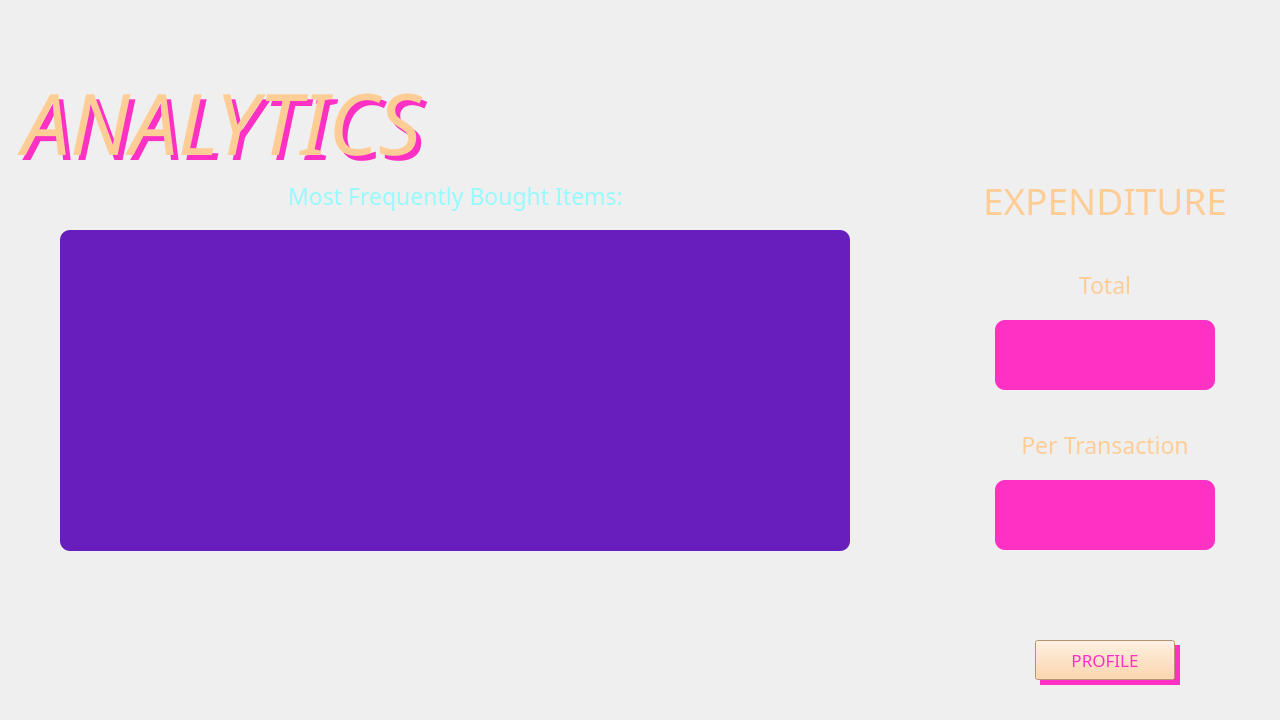
<?xml version="1.0" encoding="UTF-8"?>
<ui version="4.0">
 <class>customerAnalytics</class>
 <widget class="QMainWindow" name="customerAnalytics">
  <property name="geometry">
   <rect>
    <x>0</x>
    <y>0</y>
    <width>1280</width>
    <height>720</height>
   </rect>
  </property>
  <property name="windowTitle">
   <string>Analytics</string>
  </property>
  <widget class="QWidget" name="centralwidget">
   <widget class="QLabel" name="labelBackground">
    <property name="geometry">
     <rect>
      <x>0</x>
      <y>0</y>
      <width>1280</width>
      <height>720</height>
     </rect>
    </property>
    <property name="text">
     <string/>
    </property>
    <property name="pixmap">
     <pixmap>Images/Mesa de trabajo 1.png</pixmap><!--<a href="https://www.freepik.com/free-photos-vectors/background">Background vector created by pikisuperstar - www.freepik.com</a>-->
    </property>
    <property name="scaledContents">
     <bool>true</bool>
    </property>
    <property name="wordWrap">
     <bool>true</bool>
    </property>
   </widget>
   <widget class="QLabel" name="labelAnalytics">
    <property name="geometry">
     <rect>
      <x>0</x>
      <y>50</y>
      <width>1280</width>
      <height>130</height>
     </rect>
    </property>
    <property name="palette">
     <palette>
      <active>
       <colorrole role="WindowText">
        <brush brushstyle="SolidPattern">
         <color alpha="255">
          <red>254</red>
          <green>205</green>
          <blue>150</blue>
         </color>
        </brush>
       </colorrole>
      </active>
      <inactive>
       <colorrole role="WindowText">
        <brush brushstyle="SolidPattern">
         <color alpha="255">
          <red>254</red>
          <green>205</green>
          <blue>150</blue>
         </color>
        </brush>
       </colorrole>
      </inactive>
      <disabled>
       <colorrole role="WindowText">
        <brush brushstyle="SolidPattern">
         <color alpha="255">
          <red>120</red>
          <green>120</green>
          <blue>120</blue>
         </color>
        </brush>
       </colorrole>
      </disabled>
     </palette>
    </property>
    <property name="font">
     <font>
      <family>Josefin Sans SemiBold</family>
      <pointsize>64</pointsize>
      <weight>50</weight>
      <italic>true</italic>
      <bold>false</bold>
      <kerning>true</kerning>
     </font>
    </property>
    <property name="text">
     <string> ANALYTICS</string>
    </property>
    <property name="scaledContents">
     <bool>false</bool>
    </property>
    <property name="alignment">
     <set>Qt::AlignBottom|Qt::AlignLeading|Qt::AlignLeft</set>
    </property>
   </widget>
   <widget class="QLabel" name="labelAnalyticsShadow">
    <property name="geometry">
     <rect>
      <x>5</x>
      <y>55</y>
      <width>1280</width>
      <height>130</height>
     </rect>
    </property>
    <property name="palette">
     <palette>
      <active>
       <colorrole role="WindowText">
        <brush brushstyle="SolidPattern">
         <color alpha="255">
          <red>255</red>
          <green>49</green>
          <blue>196</blue>
         </color>
        </brush>
       </colorrole>
      </active>
      <inactive>
       <colorrole role="WindowText">
        <brush brushstyle="SolidPattern">
         <color alpha="255">
          <red>255</red>
          <green>49</green>
          <blue>196</blue>
         </color>
        </brush>
       </colorrole>
      </inactive>
      <disabled>
       <colorrole role="WindowText">
        <brush brushstyle="SolidPattern">
         <color alpha="255">
          <red>120</red>
          <green>120</green>
          <blue>120</blue>
         </color>
        </brush>
       </colorrole>
      </disabled>
     </palette>
    </property>
    <property name="font">
     <font>
      <family>Josefin Sans SemiBold</family>
      <pointsize>64</pointsize>
      <weight>50</weight>
      <italic>true</italic>
      <bold>false</bold>
      <kerning>true</kerning>
     </font>
    </property>
    <property name="text">
     <string> ANALYTICS </string>
    </property>
    <property name="scaledContents">
     <bool>false</bool>
    </property>
    <property name="alignment">
     <set>Qt::AlignBottom|Qt::AlignLeading|Qt::AlignLeft</set>
    </property>
   </widget>
   <widget class="QPushButton" name="pushButtonProfile">
    <property name="geometry">
     <rect>
      <x>1035</x>
      <y>640</y>
      <width>140</width>
      <height>40</height>
     </rect>
    </property>
    <property name="palette">
     <palette>
      <active>
       <colorrole role="WindowText">
        <brush brushstyle="SolidPattern">
         <color alpha="255">
          <red>255</red>
          <green>49</green>
          <blue>196</blue>
         </color>
        </brush>
       </colorrole>
       <colorrole role="Button">
        <brush brushstyle="SolidPattern">
         <color alpha="255">
          <red>254</red>
          <green>205</green>
          <blue>150</blue>
         </color>
        </brush>
       </colorrole>
       <colorrole role="Text">
        <brush brushstyle="SolidPattern">
         <color alpha="255">
          <red>255</red>
          <green>49</green>
          <blue>196</blue>
         </color>
        </brush>
       </colorrole>
       <colorrole role="ButtonText">
        <brush brushstyle="SolidPattern">
         <color alpha="255">
          <red>255</red>
          <green>49</green>
          <blue>196</blue>
         </color>
        </brush>
       </colorrole>
       <colorrole role="Base">
        <brush brushstyle="SolidPattern">
         <color alpha="255">
          <red>254</red>
          <green>205</green>
          <blue>150</blue>
         </color>
        </brush>
       </colorrole>
       <colorrole role="Window">
        <brush brushstyle="SolidPattern">
         <color alpha="255">
          <red>254</red>
          <green>205</green>
          <blue>150</blue>
         </color>
        </brush>
       </colorrole>
       <colorrole role="PlaceholderText">
        <brush brushstyle="SolidPattern">
         <color alpha="128">
          <red>255</red>
          <green>49</green>
          <blue>196</blue>
         </color>
        </brush>
       </colorrole>
      </active>
      <inactive>
       <colorrole role="WindowText">
        <brush brushstyle="SolidPattern">
         <color alpha="255">
          <red>255</red>
          <green>49</green>
          <blue>196</blue>
         </color>
        </brush>
       </colorrole>
       <colorrole role="Button">
        <brush brushstyle="SolidPattern">
         <color alpha="255">
          <red>254</red>
          <green>205</green>
          <blue>150</blue>
         </color>
        </brush>
       </colorrole>
       <colorrole role="Text">
        <brush brushstyle="SolidPattern">
         <color alpha="255">
          <red>255</red>
          <green>49</green>
          <blue>196</blue>
         </color>
        </brush>
       </colorrole>
       <colorrole role="ButtonText">
        <brush brushstyle="SolidPattern">
         <color alpha="255">
          <red>255</red>
          <green>49</green>
          <blue>196</blue>
         </color>
        </brush>
       </colorrole>
       <colorrole role="Base">
        <brush brushstyle="SolidPattern">
         <color alpha="255">
          <red>254</red>
          <green>205</green>
          <blue>150</blue>
         </color>
        </brush>
       </colorrole>
       <colorrole role="Window">
        <brush brushstyle="SolidPattern">
         <color alpha="255">
          <red>254</red>
          <green>205</green>
          <blue>150</blue>
         </color>
        </brush>
       </colorrole>
       <colorrole role="PlaceholderText">
        <brush brushstyle="SolidPattern">
         <color alpha="128">
          <red>255</red>
          <green>49</green>
          <blue>196</blue>
         </color>
        </brush>
       </colorrole>
      </inactive>
      <disabled>
       <colorrole role="WindowText">
        <brush brushstyle="SolidPattern">
         <color alpha="255">
          <red>120</red>
          <green>120</green>
          <blue>120</blue>
         </color>
        </brush>
       </colorrole>
       <colorrole role="Button">
        <brush brushstyle="SolidPattern">
         <color alpha="255">
          <red>254</red>
          <green>205</green>
          <blue>150</blue>
         </color>
        </brush>
       </colorrole>
       <colorrole role="Text">
        <brush brushstyle="SolidPattern">
         <color alpha="255">
          <red>120</red>
          <green>120</green>
          <blue>120</blue>
         </color>
        </brush>
       </colorrole>
       <colorrole role="ButtonText">
        <brush brushstyle="SolidPattern">
         <color alpha="255">
          <red>120</red>
          <green>120</green>
          <blue>120</blue>
         </color>
        </brush>
       </colorrole>
       <colorrole role="Base">
        <brush brushstyle="SolidPattern">
         <color alpha="255">
          <red>254</red>
          <green>205</green>
          <blue>150</blue>
         </color>
        </brush>
       </colorrole>
       <colorrole role="Window">
        <brush brushstyle="SolidPattern">
         <color alpha="255">
          <red>254</red>
          <green>205</green>
          <blue>150</blue>
         </color>
        </brush>
       </colorrole>
       <colorrole role="PlaceholderText">
        <brush brushstyle="SolidPattern">
         <color alpha="128">
          <red>0</red>
          <green>0</green>
          <blue>0</blue>
         </color>
        </brush>
       </colorrole>
      </disabled>
     </palette>
    </property>
    <property name="font">
     <font>
      <family>Josefin Sans</family>
      <pointsize>13</pointsize>
     </font>
    </property>
    <property name="styleSheet">
     <string notr="true">background-color: rgb(254, 205, 150);</string>
    </property>
    <property name="text">
     <string>PROFILE</string>
    </property>
    <property name="checkable">
     <bool>false</bool>
    </property>
   </widget>
   <widget class="QLabel" name="labelPushButtonProfileShadow">
    <property name="geometry">
     <rect>
      <x>1040</x>
      <y>645</y>
      <width>140</width>
      <height>40</height>
     </rect>
    </property>
    <property name="styleSheet">
     <string notr="true">background-color: rgb(255, 49, 196);</string>
    </property>
    <property name="text">
     <string/>
    </property>
   </widget>
   <widget class="QLabel" name="labelMostFrequent">
    <property name="geometry">
     <rect>
      <x>60</x>
      <y>170</y>
      <width>791</width>
      <height>51</height>
     </rect>
    </property>
    <property name="palette">
     <palette>
      <active>
       <colorrole role="WindowText">
        <brush brushstyle="SolidPattern">
         <color alpha="255">
          <red>151</red>
          <green>250</green>
          <blue>252</blue>
         </color>
        </brush>
       </colorrole>
       <colorrole role="Text">
        <brush brushstyle="SolidPattern">
         <color alpha="255">
          <red>151</red>
          <green>250</green>
          <blue>252</blue>
         </color>
        </brush>
       </colorrole>
       <colorrole role="ButtonText">
        <brush brushstyle="SolidPattern">
         <color alpha="255">
          <red>151</red>
          <green>250</green>
          <blue>252</blue>
         </color>
        </brush>
       </colorrole>
       <colorrole role="PlaceholderText">
        <brush brushstyle="SolidPattern">
         <color alpha="128">
          <red>254</red>
          <green>205</green>
          <blue>150</blue>
         </color>
        </brush>
       </colorrole>
      </active>
      <inactive>
       <colorrole role="WindowText">
        <brush brushstyle="SolidPattern">
         <color alpha="255">
          <red>151</red>
          <green>250</green>
          <blue>252</blue>
         </color>
        </brush>
       </colorrole>
       <colorrole role="Text">
        <brush brushstyle="SolidPattern">
         <color alpha="255">
          <red>151</red>
          <green>250</green>
          <blue>252</blue>
         </color>
        </brush>
       </colorrole>
       <colorrole role="ButtonText">
        <brush brushstyle="SolidPattern">
         <color alpha="255">
          <red>151</red>
          <green>250</green>
          <blue>252</blue>
         </color>
        </brush>
       </colorrole>
       <colorrole role="PlaceholderText">
        <brush brushstyle="SolidPattern">
         <color alpha="128">
          <red>254</red>
          <green>205</green>
          <blue>150</blue>
         </color>
        </brush>
       </colorrole>
      </inactive>
      <disabled>
       <colorrole role="WindowText">
        <brush brushstyle="SolidPattern">
         <color alpha="255">
          <red>120</red>
          <green>120</green>
          <blue>120</blue>
         </color>
        </brush>
       </colorrole>
       <colorrole role="Text">
        <brush brushstyle="SolidPattern">
         <color alpha="255">
          <red>120</red>
          <green>120</green>
          <blue>120</blue>
         </color>
        </brush>
       </colorrole>
       <colorrole role="ButtonText">
        <brush brushstyle="SolidPattern">
         <color alpha="255">
          <red>120</red>
          <green>120</green>
          <blue>120</blue>
         </color>
        </brush>
       </colorrole>
       <colorrole role="PlaceholderText">
        <brush brushstyle="SolidPattern">
         <color alpha="128">
          <red>0</red>
          <green>0</green>
          <blue>0</blue>
         </color>
        </brush>
       </colorrole>
      </disabled>
     </palette>
    </property>
    <property name="font">
     <font>
      <family>Josefin Sans SemiBold</family>
      <pointsize>17</pointsize>
     </font>
    </property>
    <property name="text">
     <string>Most Frequently Bought Items:</string>
    </property>
    <property name="alignment">
     <set>Qt::AlignCenter</set>
    </property>
    <property name="wordWrap">
     <bool>true</bool>
    </property>
   </widget>
   <widget class="QLabel" name="labelTotal">
    <property name="geometry">
     <rect>
      <x>995</x>
      <y>270</y>
      <width>220</width>
      <height>30</height>
     </rect>
    </property>
    <property name="palette">
     <palette>
      <active>
       <colorrole role="WindowText">
        <brush brushstyle="SolidPattern">
         <color alpha="255">
          <red>254</red>
          <green>205</green>
          <blue>150</blue>
         </color>
        </brush>
       </colorrole>
       <colorrole role="Text">
        <brush brushstyle="SolidPattern">
         <color alpha="255">
          <red>254</red>
          <green>205</green>
          <blue>150</blue>
         </color>
        </brush>
       </colorrole>
       <colorrole role="ButtonText">
        <brush brushstyle="SolidPattern">
         <color alpha="255">
          <red>254</red>
          <green>205</green>
          <blue>150</blue>
         </color>
        </brush>
       </colorrole>
       <colorrole role="PlaceholderText">
        <brush brushstyle="SolidPattern">
         <color alpha="128">
          <red>254</red>
          <green>205</green>
          <blue>150</blue>
         </color>
        </brush>
       </colorrole>
      </active>
      <inactive>
       <colorrole role="WindowText">
        <brush brushstyle="SolidPattern">
         <color alpha="255">
          <red>254</red>
          <green>205</green>
          <blue>150</blue>
         </color>
        </brush>
       </colorrole>
       <colorrole role="Text">
        <brush brushstyle="SolidPattern">
         <color alpha="255">
          <red>254</red>
          <green>205</green>
          <blue>150</blue>
         </color>
        </brush>
       </colorrole>
       <colorrole role="ButtonText">
        <brush brushstyle="SolidPattern">
         <color alpha="255">
          <red>254</red>
          <green>205</green>
          <blue>150</blue>
         </color>
        </brush>
       </colorrole>
       <colorrole role="PlaceholderText">
        <brush brushstyle="SolidPattern">
         <color alpha="128">
          <red>254</red>
          <green>205</green>
          <blue>150</blue>
         </color>
        </brush>
       </colorrole>
      </inactive>
      <disabled>
       <colorrole role="WindowText">
        <brush brushstyle="SolidPattern">
         <color alpha="255">
          <red>120</red>
          <green>120</green>
          <blue>120</blue>
         </color>
        </brush>
       </colorrole>
       <colorrole role="Text">
        <brush brushstyle="SolidPattern">
         <color alpha="255">
          <red>120</red>
          <green>120</green>
          <blue>120</blue>
         </color>
        </brush>
       </colorrole>
       <colorrole role="ButtonText">
        <brush brushstyle="SolidPattern">
         <color alpha="255">
          <red>120</red>
          <green>120</green>
          <blue>120</blue>
         </color>
        </brush>
       </colorrole>
       <colorrole role="PlaceholderText">
        <brush brushstyle="SolidPattern">
         <color alpha="128">
          <red>0</red>
          <green>0</green>
          <blue>0</blue>
         </color>
        </brush>
       </colorrole>
      </disabled>
     </palette>
    </property>
    <property name="font">
     <font>
      <family>Josefin Sans SemiBold</family>
      <pointsize>17</pointsize>
     </font>
    </property>
    <property name="text">
     <string>Total</string>
    </property>
    <property name="alignment">
     <set>Qt::AlignCenter</set>
    </property>
    <property name="wordWrap">
     <bool>true</bool>
    </property>
   </widget>
   <widget class="QLabel" name="labelPerTransaction">
    <property name="geometry">
     <rect>
      <x>995</x>
      <y>430</y>
      <width>220</width>
      <height>30</height>
     </rect>
    </property>
    <property name="palette">
     <palette>
      <active>
       <colorrole role="WindowText">
        <brush brushstyle="SolidPattern">
         <color alpha="255">
          <red>254</red>
          <green>205</green>
          <blue>150</blue>
         </color>
        </brush>
       </colorrole>
       <colorrole role="Text">
        <brush brushstyle="SolidPattern">
         <color alpha="255">
          <red>254</red>
          <green>205</green>
          <blue>150</blue>
         </color>
        </brush>
       </colorrole>
       <colorrole role="ButtonText">
        <brush brushstyle="SolidPattern">
         <color alpha="255">
          <red>254</red>
          <green>205</green>
          <blue>150</blue>
         </color>
        </brush>
       </colorrole>
       <colorrole role="PlaceholderText">
        <brush brushstyle="SolidPattern">
         <color alpha="128">
          <red>254</red>
          <green>205</green>
          <blue>150</blue>
         </color>
        </brush>
       </colorrole>
      </active>
      <inactive>
       <colorrole role="WindowText">
        <brush brushstyle="SolidPattern">
         <color alpha="255">
          <red>254</red>
          <green>205</green>
          <blue>150</blue>
         </color>
        </brush>
       </colorrole>
       <colorrole role="Text">
        <brush brushstyle="SolidPattern">
         <color alpha="255">
          <red>254</red>
          <green>205</green>
          <blue>150</blue>
         </color>
        </brush>
       </colorrole>
       <colorrole role="ButtonText">
        <brush brushstyle="SolidPattern">
         <color alpha="255">
          <red>254</red>
          <green>205</green>
          <blue>150</blue>
         </color>
        </brush>
       </colorrole>
       <colorrole role="PlaceholderText">
        <brush brushstyle="SolidPattern">
         <color alpha="128">
          <red>254</red>
          <green>205</green>
          <blue>150</blue>
         </color>
        </brush>
       </colorrole>
      </inactive>
      <disabled>
       <colorrole role="WindowText">
        <brush brushstyle="SolidPattern">
         <color alpha="255">
          <red>120</red>
          <green>120</green>
          <blue>120</blue>
         </color>
        </brush>
       </colorrole>
       <colorrole role="Text">
        <brush brushstyle="SolidPattern">
         <color alpha="255">
          <red>120</red>
          <green>120</green>
          <blue>120</blue>
         </color>
        </brush>
       </colorrole>
       <colorrole role="ButtonText">
        <brush brushstyle="SolidPattern">
         <color alpha="255">
          <red>120</red>
          <green>120</green>
          <blue>120</blue>
         </color>
        </brush>
       </colorrole>
       <colorrole role="PlaceholderText">
        <brush brushstyle="SolidPattern">
         <color alpha="128">
          <red>0</red>
          <green>0</green>
          <blue>0</blue>
         </color>
        </brush>
       </colorrole>
      </disabled>
     </palette>
    </property>
    <property name="font">
     <font>
      <family>Josefin Sans SemiBold</family>
      <pointsize>17</pointsize>
     </font>
    </property>
    <property name="text">
     <string>Per Transaction</string>
    </property>
    <property name="alignment">
     <set>Qt::AlignCenter</set>
    </property>
    <property name="wordWrap">
     <bool>true</bool>
    </property>
   </widget>
   <widget class="QLabel" name="labelTotalValue">
    <property name="geometry">
     <rect>
      <x>995</x>
      <y>320</y>
      <width>220</width>
      <height>70</height>
     </rect>
    </property>
    <property name="palette">
     <palette>
      <active>
       <colorrole role="WindowText">
        <brush brushstyle="SolidPattern">
         <color alpha="255">
          <red>254</red>
          <green>205</green>
          <blue>150</blue>
         </color>
        </brush>
       </colorrole>
       <colorrole role="Button">
        <brush brushstyle="SolidPattern">
         <color alpha="255">
          <red>255</red>
          <green>49</green>
          <blue>196</blue>
         </color>
        </brush>
       </colorrole>
       <colorrole role="Text">
        <brush brushstyle="SolidPattern">
         <color alpha="255">
          <red>254</red>
          <green>205</green>
          <blue>150</blue>
         </color>
        </brush>
       </colorrole>
       <colorrole role="ButtonText">
        <brush brushstyle="SolidPattern">
         <color alpha="255">
          <red>254</red>
          <green>205</green>
          <blue>150</blue>
         </color>
        </brush>
       </colorrole>
       <colorrole role="Base">
        <brush brushstyle="SolidPattern">
         <color alpha="255">
          <red>255</red>
          <green>49</green>
          <blue>196</blue>
         </color>
        </brush>
       </colorrole>
       <colorrole role="Window">
        <brush brushstyle="SolidPattern">
         <color alpha="255">
          <red>255</red>
          <green>49</green>
          <blue>196</blue>
         </color>
        </brush>
       </colorrole>
       <colorrole role="PlaceholderText">
        <brush brushstyle="SolidPattern">
         <color alpha="128">
          <red>254</red>
          <green>205</green>
          <blue>150</blue>
         </color>
        </brush>
       </colorrole>
      </active>
      <inactive>
       <colorrole role="WindowText">
        <brush brushstyle="SolidPattern">
         <color alpha="255">
          <red>254</red>
          <green>205</green>
          <blue>150</blue>
         </color>
        </brush>
       </colorrole>
       <colorrole role="Button">
        <brush brushstyle="SolidPattern">
         <color alpha="255">
          <red>255</red>
          <green>49</green>
          <blue>196</blue>
         </color>
        </brush>
       </colorrole>
       <colorrole role="Text">
        <brush brushstyle="SolidPattern">
         <color alpha="255">
          <red>254</red>
          <green>205</green>
          <blue>150</blue>
         </color>
        </brush>
       </colorrole>
       <colorrole role="ButtonText">
        <brush brushstyle="SolidPattern">
         <color alpha="255">
          <red>254</red>
          <green>205</green>
          <blue>150</blue>
         </color>
        </brush>
       </colorrole>
       <colorrole role="Base">
        <brush brushstyle="SolidPattern">
         <color alpha="255">
          <red>255</red>
          <green>49</green>
          <blue>196</blue>
         </color>
        </brush>
       </colorrole>
       <colorrole role="Window">
        <brush brushstyle="SolidPattern">
         <color alpha="255">
          <red>255</red>
          <green>49</green>
          <blue>196</blue>
         </color>
        </brush>
       </colorrole>
       <colorrole role="PlaceholderText">
        <brush brushstyle="SolidPattern">
         <color alpha="128">
          <red>254</red>
          <green>205</green>
          <blue>150</blue>
         </color>
        </brush>
       </colorrole>
      </inactive>
      <disabled>
       <colorrole role="WindowText">
        <brush brushstyle="SolidPattern">
         <color alpha="255">
          <red>120</red>
          <green>120</green>
          <blue>120</blue>
         </color>
        </brush>
       </colorrole>
       <colorrole role="Button">
        <brush brushstyle="SolidPattern">
         <color alpha="255">
          <red>255</red>
          <green>49</green>
          <blue>196</blue>
         </color>
        </brush>
       </colorrole>
       <colorrole role="Text">
        <brush brushstyle="SolidPattern">
         <color alpha="255">
          <red>120</red>
          <green>120</green>
          <blue>120</blue>
         </color>
        </brush>
       </colorrole>
       <colorrole role="ButtonText">
        <brush brushstyle="SolidPattern">
         <color alpha="255">
          <red>120</red>
          <green>120</green>
          <blue>120</blue>
         </color>
        </brush>
       </colorrole>
       <colorrole role="Base">
        <brush brushstyle="SolidPattern">
         <color alpha="255">
          <red>255</red>
          <green>49</green>
          <blue>196</blue>
         </color>
        </brush>
       </colorrole>
       <colorrole role="Window">
        <brush brushstyle="SolidPattern">
         <color alpha="255">
          <red>255</red>
          <green>49</green>
          <blue>196</blue>
         </color>
        </brush>
       </colorrole>
       <colorrole role="PlaceholderText">
        <brush brushstyle="SolidPattern">
         <color alpha="128">
          <red>0</red>
          <green>0</green>
          <blue>0</blue>
         </color>
        </brush>
       </colorrole>
      </disabled>
     </palette>
    </property>
    <property name="font">
     <font>
      <family>Josefin Sans SemiBold</family>
      <pointsize>15</pointsize>
     </font>
    </property>
    <property name="styleSheet">
     <string notr="true">background-color: rgb(255, 49, 196);
border-radius: 10px</string>
    </property>
    <property name="text">
     <string/>
    </property>
    <property name="alignment">
     <set>Qt::AlignCenter</set>
    </property>
    <property name="wordWrap">
     <bool>true</bool>
    </property>
   </widget>
   <widget class="QLabel" name="labelPerTransactionValue">
    <property name="geometry">
     <rect>
      <x>995</x>
      <y>480</y>
      <width>220</width>
      <height>70</height>
     </rect>
    </property>
    <property name="palette">
     <palette>
      <active>
       <colorrole role="WindowText">
        <brush brushstyle="SolidPattern">
         <color alpha="255">
          <red>254</red>
          <green>205</green>
          <blue>150</blue>
         </color>
        </brush>
       </colorrole>
       <colorrole role="Button">
        <brush brushstyle="SolidPattern">
         <color alpha="255">
          <red>255</red>
          <green>49</green>
          <blue>196</blue>
         </color>
        </brush>
       </colorrole>
       <colorrole role="Text">
        <brush brushstyle="SolidPattern">
         <color alpha="255">
          <red>254</red>
          <green>205</green>
          <blue>150</blue>
         </color>
        </brush>
       </colorrole>
       <colorrole role="ButtonText">
        <brush brushstyle="SolidPattern">
         <color alpha="255">
          <red>254</red>
          <green>205</green>
          <blue>150</blue>
         </color>
        </brush>
       </colorrole>
       <colorrole role="Base">
        <brush brushstyle="SolidPattern">
         <color alpha="255">
          <red>255</red>
          <green>49</green>
          <blue>196</blue>
         </color>
        </brush>
       </colorrole>
       <colorrole role="Window">
        <brush brushstyle="SolidPattern">
         <color alpha="255">
          <red>255</red>
          <green>49</green>
          <blue>196</blue>
         </color>
        </brush>
       </colorrole>
       <colorrole role="PlaceholderText">
        <brush brushstyle="SolidPattern">
         <color alpha="128">
          <red>254</red>
          <green>205</green>
          <blue>150</blue>
         </color>
        </brush>
       </colorrole>
      </active>
      <inactive>
       <colorrole role="WindowText">
        <brush brushstyle="SolidPattern">
         <color alpha="255">
          <red>254</red>
          <green>205</green>
          <blue>150</blue>
         </color>
        </brush>
       </colorrole>
       <colorrole role="Button">
        <brush brushstyle="SolidPattern">
         <color alpha="255">
          <red>255</red>
          <green>49</green>
          <blue>196</blue>
         </color>
        </brush>
       </colorrole>
       <colorrole role="Text">
        <brush brushstyle="SolidPattern">
         <color alpha="255">
          <red>254</red>
          <green>205</green>
          <blue>150</blue>
         </color>
        </brush>
       </colorrole>
       <colorrole role="ButtonText">
        <brush brushstyle="SolidPattern">
         <color alpha="255">
          <red>254</red>
          <green>205</green>
          <blue>150</blue>
         </color>
        </brush>
       </colorrole>
       <colorrole role="Base">
        <brush brushstyle="SolidPattern">
         <color alpha="255">
          <red>255</red>
          <green>49</green>
          <blue>196</blue>
         </color>
        </brush>
       </colorrole>
       <colorrole role="Window">
        <brush brushstyle="SolidPattern">
         <color alpha="255">
          <red>255</red>
          <green>49</green>
          <blue>196</blue>
         </color>
        </brush>
       </colorrole>
       <colorrole role="PlaceholderText">
        <brush brushstyle="SolidPattern">
         <color alpha="128">
          <red>254</red>
          <green>205</green>
          <blue>150</blue>
         </color>
        </brush>
       </colorrole>
      </inactive>
      <disabled>
       <colorrole role="WindowText">
        <brush brushstyle="SolidPattern">
         <color alpha="255">
          <red>120</red>
          <green>120</green>
          <blue>120</blue>
         </color>
        </brush>
       </colorrole>
       <colorrole role="Button">
        <brush brushstyle="SolidPattern">
         <color alpha="255">
          <red>255</red>
          <green>49</green>
          <blue>196</blue>
         </color>
        </brush>
       </colorrole>
       <colorrole role="Text">
        <brush brushstyle="SolidPattern">
         <color alpha="255">
          <red>120</red>
          <green>120</green>
          <blue>120</blue>
         </color>
        </brush>
       </colorrole>
       <colorrole role="ButtonText">
        <brush brushstyle="SolidPattern">
         <color alpha="255">
          <red>120</red>
          <green>120</green>
          <blue>120</blue>
         </color>
        </brush>
       </colorrole>
       <colorrole role="Base">
        <brush brushstyle="SolidPattern">
         <color alpha="255">
          <red>255</red>
          <green>49</green>
          <blue>196</blue>
         </color>
        </brush>
       </colorrole>
       <colorrole role="Window">
        <brush brushstyle="SolidPattern">
         <color alpha="255">
          <red>255</red>
          <green>49</green>
          <blue>196</blue>
         </color>
        </brush>
       </colorrole>
       <colorrole role="PlaceholderText">
        <brush brushstyle="SolidPattern">
         <color alpha="128">
          <red>0</red>
          <green>0</green>
          <blue>0</blue>
         </color>
        </brush>
       </colorrole>
      </disabled>
     </palette>
    </property>
    <property name="font">
     <font>
      <family>Josefin Sans SemiBold</family>
      <pointsize>15</pointsize>
     </font>
    </property>
    <property name="styleSheet">
     <string notr="true">background-color: rgb(255, 49, 196);
border-radius: 10px</string>
    </property>
    <property name="text">
     <string/>
    </property>
    <property name="alignment">
     <set>Qt::AlignCenter</set>
    </property>
    <property name="wordWrap">
     <bool>true</bool>
    </property>
   </widget>
   <widget class="QLabel" name="labelExpenditure">
    <property name="geometry">
     <rect>
      <x>940</x>
      <y>170</y>
      <width>330</width>
      <height>60</height>
     </rect>
    </property>
    <property name="font">
     <font>
      <family>Josefin Sans</family>
      <pointsize>28</pointsize>
     </font>
    </property>
    <property name="styleSheet">
     <string notr="true">color: rgb(254, 205, 150);</string>
    </property>
    <property name="text">
     <string>EXPENDITURE</string>
    </property>
    <property name="alignment">
     <set>Qt::AlignCenter</set>
    </property>
   </widget>
   <widget class="QTableWidget" name="tableWidgetMostFrequent">
    <property name="enabled">
     <bool>true</bool>
    </property>
    <property name="geometry">
     <rect>
      <x>60</x>
      <y>230</y>
      <width>790</width>
      <height>321</height>
     </rect>
    </property>
    <property name="palette">
     <palette>
      <active>
       <colorrole role="WindowText">
        <brush brushstyle="SolidPattern">
         <color alpha="255">
          <red>151</red>
          <green>250</green>
          <blue>252</blue>
         </color>
        </brush>
       </colorrole>
       <colorrole role="Button">
        <brush brushstyle="SolidPattern">
         <color alpha="255">
          <red>103</red>
          <green>30</green>
          <blue>189</blue>
         </color>
        </brush>
       </colorrole>
       <colorrole role="Text">
        <brush brushstyle="SolidPattern">
         <color alpha="255">
          <red>151</red>
          <green>250</green>
          <blue>252</blue>
         </color>
        </brush>
       </colorrole>
       <colorrole role="ButtonText">
        <brush brushstyle="SolidPattern">
         <color alpha="255">
          <red>151</red>
          <green>250</green>
          <blue>252</blue>
         </color>
        </brush>
       </colorrole>
       <colorrole role="Base">
        <brush brushstyle="SolidPattern">
         <color alpha="255">
          <red>103</red>
          <green>30</green>
          <blue>189</blue>
         </color>
        </brush>
       </colorrole>
       <colorrole role="Window">
        <brush brushstyle="SolidPattern">
         <color alpha="255">
          <red>103</red>
          <green>30</green>
          <blue>189</blue>
         </color>
        </brush>
       </colorrole>
       <colorrole role="ToolTipText">
        <brush brushstyle="SolidPattern">
         <color alpha="255">
          <red>151</red>
          <green>250</green>
          <blue>252</blue>
         </color>
        </brush>
       </colorrole>
       <colorrole role="PlaceholderText">
        <brush brushstyle="SolidPattern">
         <color alpha="128">
          <red>151</red>
          <green>250</green>
          <blue>252</blue>
         </color>
        </brush>
       </colorrole>
      </active>
      <inactive>
       <colorrole role="WindowText">
        <brush brushstyle="SolidPattern">
         <color alpha="255">
          <red>151</red>
          <green>250</green>
          <blue>252</blue>
         </color>
        </brush>
       </colorrole>
       <colorrole role="Button">
        <brush brushstyle="SolidPattern">
         <color alpha="255">
          <red>103</red>
          <green>30</green>
          <blue>189</blue>
         </color>
        </brush>
       </colorrole>
       <colorrole role="Text">
        <brush brushstyle="SolidPattern">
         <color alpha="255">
          <red>151</red>
          <green>250</green>
          <blue>252</blue>
         </color>
        </brush>
       </colorrole>
       <colorrole role="ButtonText">
        <brush brushstyle="SolidPattern">
         <color alpha="255">
          <red>151</red>
          <green>250</green>
          <blue>252</blue>
         </color>
        </brush>
       </colorrole>
       <colorrole role="Base">
        <brush brushstyle="SolidPattern">
         <color alpha="255">
          <red>103</red>
          <green>30</green>
          <blue>189</blue>
         </color>
        </brush>
       </colorrole>
       <colorrole role="Window">
        <brush brushstyle="SolidPattern">
         <color alpha="255">
          <red>103</red>
          <green>30</green>
          <blue>189</blue>
         </color>
        </brush>
       </colorrole>
       <colorrole role="ToolTipText">
        <brush brushstyle="SolidPattern">
         <color alpha="255">
          <red>151</red>
          <green>250</green>
          <blue>252</blue>
         </color>
        </brush>
       </colorrole>
       <colorrole role="PlaceholderText">
        <brush brushstyle="SolidPattern">
         <color alpha="128">
          <red>151</red>
          <green>250</green>
          <blue>252</blue>
         </color>
        </brush>
       </colorrole>
      </inactive>
      <disabled>
       <colorrole role="WindowText">
        <brush brushstyle="SolidPattern">
         <color alpha="255">
          <red>120</red>
          <green>120</green>
          <blue>120</blue>
         </color>
        </brush>
       </colorrole>
       <colorrole role="Button">
        <brush brushstyle="SolidPattern">
         <color alpha="255">
          <red>103</red>
          <green>30</green>
          <blue>189</blue>
         </color>
        </brush>
       </colorrole>
       <colorrole role="Text">
        <brush brushstyle="SolidPattern">
         <color alpha="255">
          <red>120</red>
          <green>120</green>
          <blue>120</blue>
         </color>
        </brush>
       </colorrole>
       <colorrole role="ButtonText">
        <brush brushstyle="SolidPattern">
         <color alpha="255">
          <red>120</red>
          <green>120</green>
          <blue>120</blue>
         </color>
        </brush>
       </colorrole>
       <colorrole role="Base">
        <brush brushstyle="SolidPattern">
         <color alpha="255">
          <red>103</red>
          <green>30</green>
          <blue>189</blue>
         </color>
        </brush>
       </colorrole>
       <colorrole role="Window">
        <brush brushstyle="SolidPattern">
         <color alpha="255">
          <red>103</red>
          <green>30</green>
          <blue>189</blue>
         </color>
        </brush>
       </colorrole>
       <colorrole role="ToolTipText">
        <brush brushstyle="SolidPattern">
         <color alpha="255">
          <red>151</red>
          <green>250</green>
          <blue>252</blue>
         </color>
        </brush>
       </colorrole>
       <colorrole role="PlaceholderText">
        <brush brushstyle="SolidPattern">
         <color alpha="128">
          <red>0</red>
          <green>0</green>
          <blue>0</blue>
         </color>
        </brush>
       </colorrole>
      </disabled>
     </palette>
    </property>
    <property name="font">
     <font>
      <family>Josefin Sans</family>
      <pointsize>13</pointsize>
     </font>
    </property>
    <property name="mouseTracking">
     <bool>true</bool>
    </property>
    <property name="styleSheet">
     <string notr="true">background-color: rgb(103, 30, 189);
border-radius: 10px</string>
    </property>
    <property name="lineWidth">
     <number>5</number>
    </property>
    <property name="sizeAdjustPolicy">
     <enum>QAbstractScrollArea::AdjustToContentsOnFirstShow</enum>
    </property>
    <property name="editTriggers">
     <set>QAbstractItemView::NoEditTriggers</set>
    </property>
    <property name="gridStyle">
     <enum>Qt::NoPen</enum>
    </property>
    <property name="wordWrap">
     <bool>true</bool>
    </property>
    <property name="cornerButtonEnabled">
     <bool>true</bool>
    </property>
   </widget>
   <widget class="QLabel" name="labelDiscounts">
    <property name="geometry">
     <rect>
      <x>60</x>
      <y>570</y>
      <width>810</width>
      <height>120</height>
     </rect>
    </property>
    <property name="palette">
     <palette>
      <active>
       <colorrole role="WindowText">
        <brush brushstyle="SolidPattern">
         <color alpha="255">
          <red>254</red>
          <green>205</green>
          <blue>150</blue>
         </color>
        </brush>
       </colorrole>
       <colorrole role="Text">
        <brush brushstyle="SolidPattern">
         <color alpha="255">
          <red>254</red>
          <green>205</green>
          <blue>150</blue>
         </color>
        </brush>
       </colorrole>
       <colorrole role="ButtonText">
        <brush brushstyle="SolidPattern">
         <color alpha="255">
          <red>254</red>
          <green>205</green>
          <blue>150</blue>
         </color>
        </brush>
       </colorrole>
       <colorrole role="PlaceholderText">
        <brush brushstyle="SolidPattern">
         <color alpha="128">
          <red>254</red>
          <green>205</green>
          <blue>150</blue>
         </color>
        </brush>
       </colorrole>
      </active>
      <inactive>
       <colorrole role="WindowText">
        <brush brushstyle="SolidPattern">
         <color alpha="255">
          <red>254</red>
          <green>205</green>
          <blue>150</blue>
         </color>
        </brush>
       </colorrole>
       <colorrole role="Text">
        <brush brushstyle="SolidPattern">
         <color alpha="255">
          <red>254</red>
          <green>205</green>
          <blue>150</blue>
         </color>
        </brush>
       </colorrole>
       <colorrole role="ButtonText">
        <brush brushstyle="SolidPattern">
         <color alpha="255">
          <red>254</red>
          <green>205</green>
          <blue>150</blue>
         </color>
        </brush>
       </colorrole>
       <colorrole role="PlaceholderText">
        <brush brushstyle="SolidPattern">
         <color alpha="128">
          <red>254</red>
          <green>205</green>
          <blue>150</blue>
         </color>
        </brush>
       </colorrole>
      </inactive>
      <disabled>
       <colorrole role="WindowText">
        <brush brushstyle="SolidPattern">
         <color alpha="255">
          <red>120</red>
          <green>120</green>
          <blue>120</blue>
         </color>
        </brush>
       </colorrole>
       <colorrole role="Text">
        <brush brushstyle="SolidPattern">
         <color alpha="255">
          <red>120</red>
          <green>120</green>
          <blue>120</blue>
         </color>
        </brush>
       </colorrole>
       <colorrole role="ButtonText">
        <brush brushstyle="SolidPattern">
         <color alpha="255">
          <red>120</red>
          <green>120</green>
          <blue>120</blue>
         </color>
        </brush>
       </colorrole>
       <colorrole role="PlaceholderText">
        <brush brushstyle="SolidPattern">
         <color alpha="128">
          <red>0</red>
          <green>0</green>
          <blue>0</blue>
         </color>
        </brush>
       </colorrole>
      </disabled>
     </palette>
    </property>
    <property name="font">
     <font>
      <family>Josefin Sans SemiBold</family>
      <pointsize>26</pointsize>
     </font>
    </property>
    <property name="text">
     <string>   </string>
    </property>
    <property name="alignment">
     <set>Qt::AlignCenter</set>
    </property>
    <property name="wordWrap">
     <bool>true</bool>
    </property>
   </widget>
   <zorder>labelBackground</zorder>
   <zorder>labelPushButtonProfileShadow</zorder>
   <zorder>labelAnalyticsShadow</zorder>
   <zorder>labelAnalytics</zorder>
   <zorder>pushButtonProfile</zorder>
   <zorder>labelMostFrequent</zorder>
   <zorder>labelTotal</zorder>
   <zorder>labelPerTransaction</zorder>
   <zorder>labelTotalValue</zorder>
   <zorder>labelPerTransactionValue</zorder>
   <zorder>labelExpenditure</zorder>
   <zorder>tableWidgetMostFrequent</zorder>
   <zorder>labelDiscounts</zorder>
  </widget>
 </widget>
 <resources>
  <include location="Images/images.qrc"/>
 </resources>
 <connections/>
</ui>
